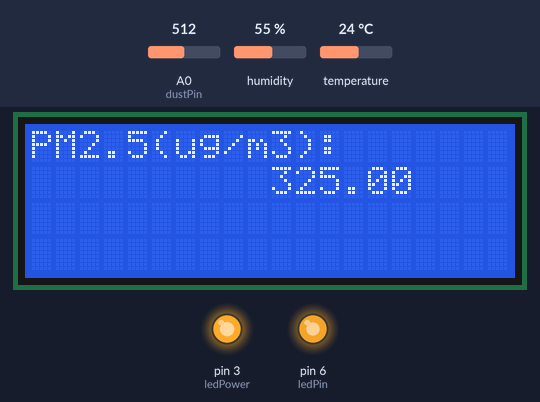
A sketch run on a simulated Arduino Uno, built with avr-gcc and run on an emulated ATmega328P. On the bench: 20×4 character LCD, output pins drawn as LEDs (lit = HIGH). The inputs (shaded band) are chosen by the test bench; at power-on: humidity 55 %, A0 (dustPin) = 512, temperature 24 °C. Random numbers use the default seed unless the sketch sets one.

Above: at 1.2 s.
1.3 s: humidity set to 22 %
At 5.5 s:
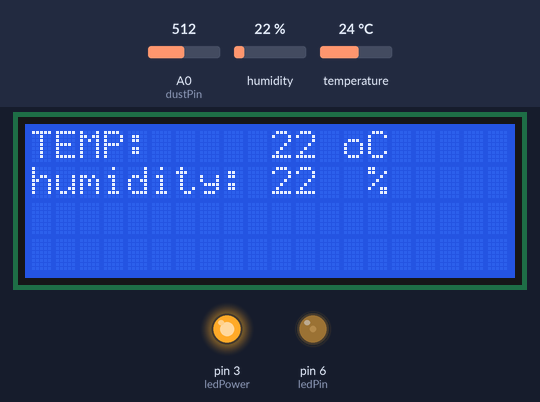
7.9 s: A0 (dustPin) set to 716
At 10.4 s:
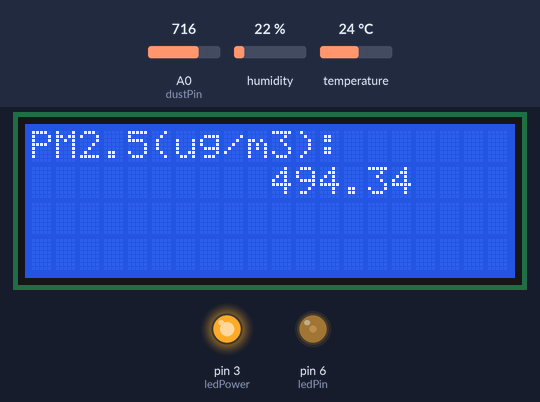
11.9 s: temperature set to 12 °C
At 18.5 s:
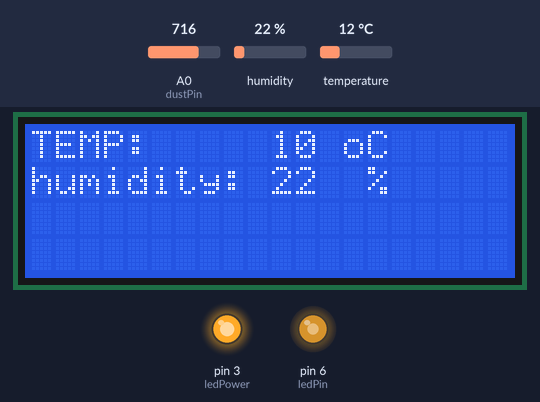
19.8 s: A0 (dustPin) set to 900
At 26.3 s:
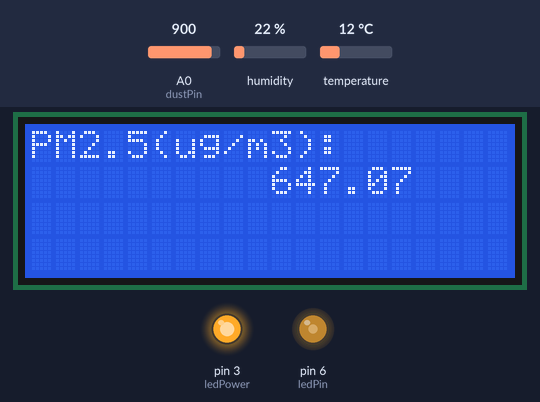
27.7 s: humidity set to 40 %
At 31.3 s:
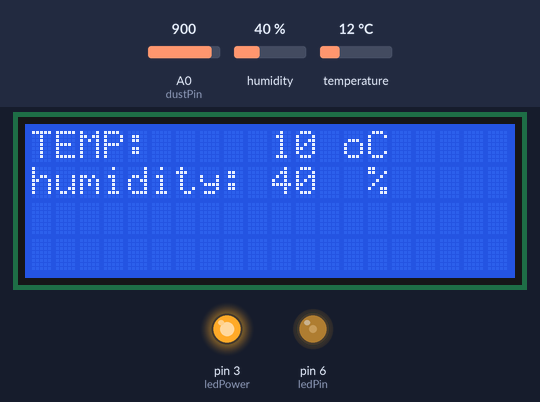
33.1 s: A0 (dustPin) set to 1023
At 35.1 s:
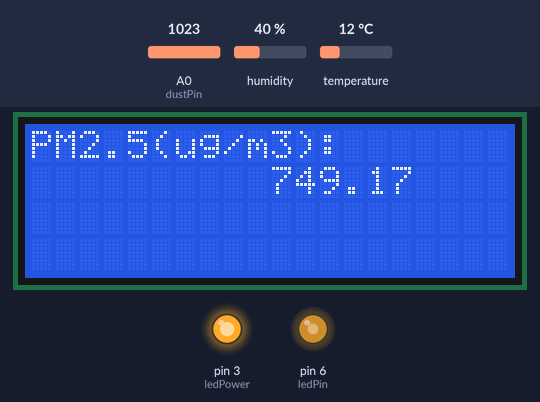
Timing chart, 0 to 38.8 s (numbered marks = the images above; inputs shaded):
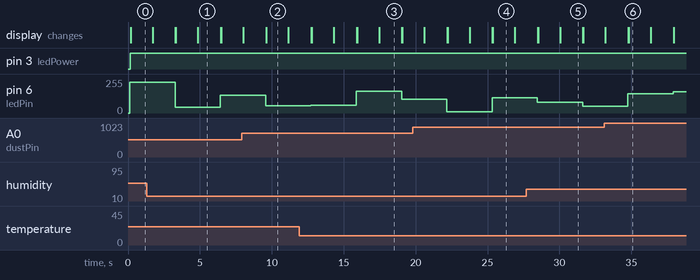

Measured:
- what the display in image 1 shows lasts 1.5 s, from 4.9 s to 6.4 s
- what the display in image 2 shows lasts 1.6 s, from 9.6 s to 11.2 s

The sketch:

content.ino
```cpp
#include "LiquidCrystal_I2C.h"
#include "dht11.h"
dht11 DHT11;

#define DHT11PIN 2
int dustPin=0;
float dustVal=0;
int ledPower=3;
int delayTime=280;
int delayTime2=40;
float offTime=9680;
float calcVoltage=0;
float dustDensity=0;
int sensorPin = A1;
int sensorValue = 0;
int ledPin = 6;
LiquidCrystal_I2C lcd(0x27,20,4);  // set the LCD address to 0x27 for a 16 chars and 2 line display

// 露点（点在此温度时，空气饱和并产生露珠）
// 参考: http://wahiduddin.net/calc/density_algorithms.htm
double dewPoint(double celsius, double humidity)
{
        double A0= 373.15/(273.15 + celsius);
        double SUM = -7.90298 * (A0-1);
        SUM += 5.02808 * log10(A0);
        SUM += -1.3816e-7 * (pow(10, (11.344*(1-1/A0)))-1) ;
        SUM += 8.1328e-3 * (pow(10,(-3.49149*(A0-1)))-1) ;
        SUM += log10(1013.246);
        double VP = pow(10, SUM-3) * humidity;
        double T = log(VP/0.61078);   // temp var
        return (241.88 * T) / (17.558-T);
}

// 快速计算露点，速度是5倍dewPoint()
// 参考: http://en.wikipedia.org/wiki/Dew_point
double dewPointFast(double celsius, double humidity)
{
        double a = 17.271;
        double b = 237.7;
        double temp = (a * celsius) / (b + celsius) + log(humidity/100);
        double Td = (b * temp) / (a - temp);
        return Td;
}

void setup()
{
  Serial.begin(9600);
   pinMode(6, OUTPUT);
   lcd.init();
   lcd.backlight();                     // initialize the lcd
   // Print a message to the LCD.
    pinMode(ledPower,OUTPUT);
    pinMode(dustPin,INPUT);
    pinMode(sensorPin,INPUT);
}


void loop()
{
     lcd.init();
   lcd.backlight();                     // initialize the lcd
    //sensorValue = analogRead(sensorPin);
    //Serial.println(sensorValue);
    int i = random();
  //if (sensorValue >= 400){
  //  sensorValue = sensorValue *255/1024;
    analogWrite(ledPin,i%255 );
  //delay(500);
  //}else{
  //   digitalWrite(ledPin, LOW);}
  //Serial.println(sensorValue, DEC);

  int chk = DHT11.read(DHT11PIN);
//
digitalWrite(ledPower,LOW);
delayMicroseconds(delayTime);
dustVal=analogRead(dustPin);
delayMicroseconds(delayTime2);
digitalWrite(ledPower,HIGH);
delayMicroseconds(offTime);
calcVoltage=dustVal*(5.0/1024.0);
dustDensity=0.17*calcVoltage-0.1;
dustDensity=abs(dustDensity*1000);
//
   lcd.clear();
   lcd.setCursor(0,0);
   lcd.print("PM2.5(ug/m3):");
   if(dustDensity>0){
   lcd.setCursor(10,1);
   lcd.print(String(dustDensity));}
   lcd.setCursor(13,0);
   delay(1500);
  //温度显示
   lcd.clear();
   lcd.setCursor(0,0);
   lcd.print("TEMP:");
   lcd.setCursor(10,0);
   lcd.print(String(DHT11.temperature - 2));
   lcd.setCursor(13,0);
   lcd.print("oC");
  //湿度显示
   lcd.setCursor(0,1);
   lcd.print("humidity:");
   lcd.setCursor(10,1);
   lcd.print(String(DHT11.humidity));
   lcd.setCursor(14,1);
   lcd.print("%");
   delay(1500);
}
```
